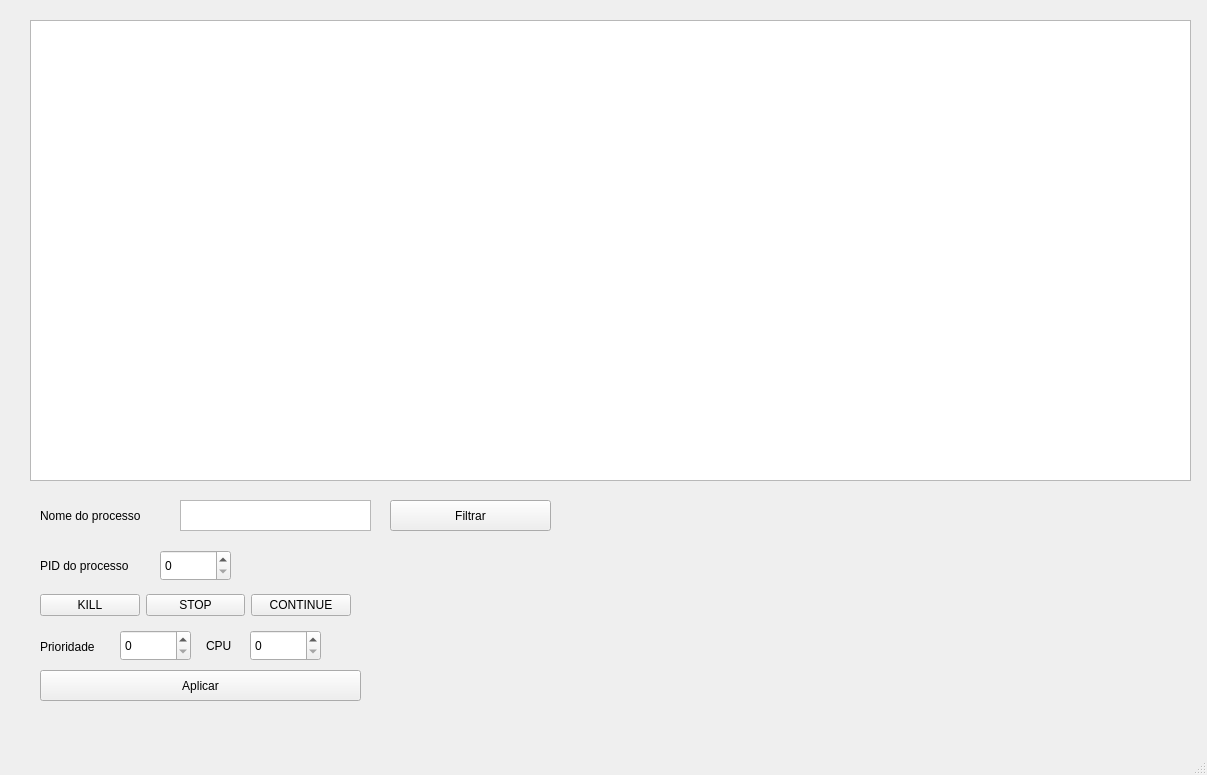
<?xml version="1.0" encoding="UTF-8"?>
<ui version="4.0">
 <class>MainWindow</class>
 <widget class="QMainWindow" name="MainWindow">
  <property name="geometry">
   <rect>
    <x>0</x>
    <y>0</y>
    <width>1207</width>
    <height>775</height>
   </rect>
  </property>
  <property name="windowTitle">
   <string>MainWindow</string>
  </property>
  <widget class="QWidget" name="centralwidget">
   <widget class="QTableWidget" name="processList">
    <property name="geometry">
     <rect>
      <x>30</x>
      <y>20</y>
      <width>1161</width>
      <height>461</height>
     </rect>
    </property>
   </widget>
   <widget class="QPushButton" name="filterBtn">
    <property name="geometry">
     <rect>
      <x>390</x>
      <y>500</y>
      <width>161</width>
      <height>31</height>
     </rect>
    </property>
    <property name="text">
     <string>Filtrar</string>
    </property>
   </widget>
   <widget class="QWidget" name="horizontalLayoutWidget">
    <property name="geometry">
     <rect>
      <x>40</x>
      <y>590</y>
      <width>311</width>
      <height>31</height>
     </rect>
    </property>
    <layout class="QHBoxLayout" name="horizontalLayout_2">
     <item>
      <widget class="QPushButton" name="killProcessBtn">
       <property name="text">
        <string>KILL</string>
       </property>
      </widget>
     </item>
     <item>
      <widget class="QPushButton" name="stopProcessBtn">
       <property name="text">
        <string>STOP</string>
       </property>
      </widget>
     </item>
     <item>
      <widget class="QPushButton" name="continueProcessBtn">
       <property name="text">
        <string>CONTINUE</string>
       </property>
      </widget>
     </item>
    </layout>
   </widget>
   <widget class="QPushButton" name="applySettingsBtn">
    <property name="geometry">
     <rect>
      <x>40</x>
      <y>670</y>
      <width>321</width>
      <height>31</height>
     </rect>
    </property>
    <property name="text">
     <string>Aplicar</string>
    </property>
   </widget>
   <widget class="QSpinBox" name="cpu">
    <property name="geometry">
     <rect>
      <x>250</x>
      <y>630</y>
      <width>71</width>
      <height>31</height>
     </rect>
    </property>
   </widget>
   <widget class="QSpinBox" name="pidProcess">
    <property name="geometry">
     <rect>
      <x>160</x>
      <y>550</y>
      <width>71</width>
      <height>31</height>
     </rect>
    </property>
   </widget>
   <widget class="QSpinBox" name="priorityProcess">
    <property name="geometry">
     <rect>
      <x>120</x>
      <y>630</y>
      <width>71</width>
      <height>31</height>
     </rect>
    </property>
   </widget>
   <widget class="QTextEdit" name="processName">
    <property name="geometry">
     <rect>
      <x>180</x>
      <y>500</y>
      <width>191</width>
      <height>31</height>
     </rect>
    </property>
   </widget>
   <widget class="QLabel" name="label">
    <property name="geometry">
     <rect>
      <x>40</x>
      <y>500</y>
      <width>151</width>
      <height>31</height>
     </rect>
    </property>
    <property name="text">
     <string>Nome do processo</string>
    </property>
   </widget>
   <widget class="QLabel" name="label_2">
    <property name="geometry">
     <rect>
      <x>40</x>
      <y>550</y>
      <width>121</width>
      <height>31</height>
     </rect>
    </property>
    <property name="text">
     <string>PID do processo</string>
    </property>
   </widget>
   <widget class="QLabel" name="label_3">
    <property name="geometry">
     <rect>
      <x>40</x>
      <y>636</y>
      <width>91</width>
      <height>21</height>
     </rect>
    </property>
    <property name="text">
     <string>Prioridade</string>
    </property>
   </widget>
   <widget class="QLabel" name="label_4">
    <property name="geometry">
     <rect>
      <x>206</x>
      <y>630</y>
      <width>91</width>
      <height>31</height>
     </rect>
    </property>
    <property name="text">
     <string>CPU</string>
    </property>
   </widget>
  </widget>
  <widget class="QMenuBar" name="menubar">
   <property name="geometry">
    <rect>
     <x>0</x>
     <y>0</y>
     <width>1207</width>
     <height>22</height>
    </rect>
   </property>
  </widget>
  <widget class="QStatusBar" name="statusbar"/>
 </widget>
 <resources/>
 <connections/>
</ui>
